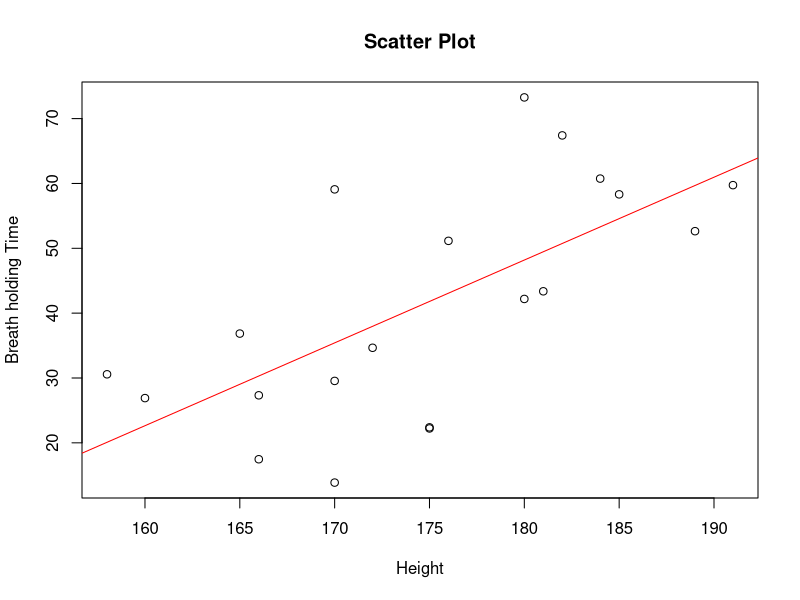
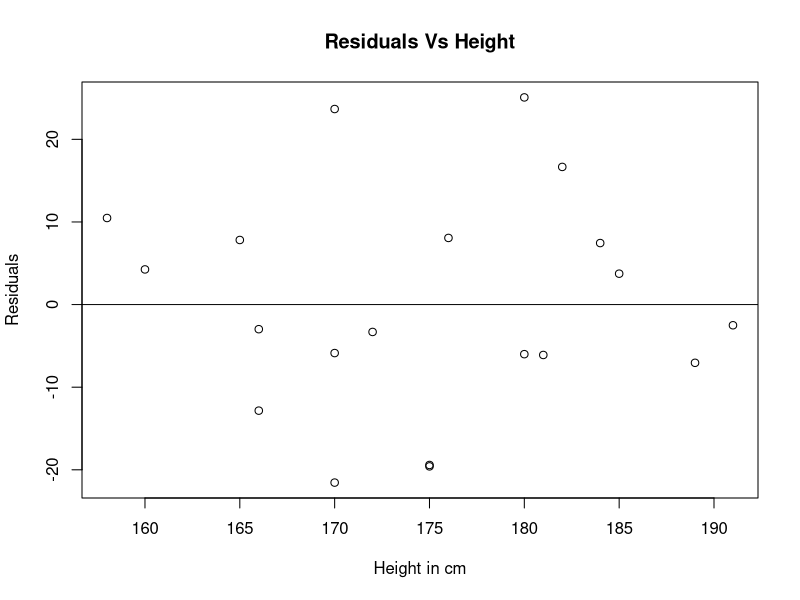
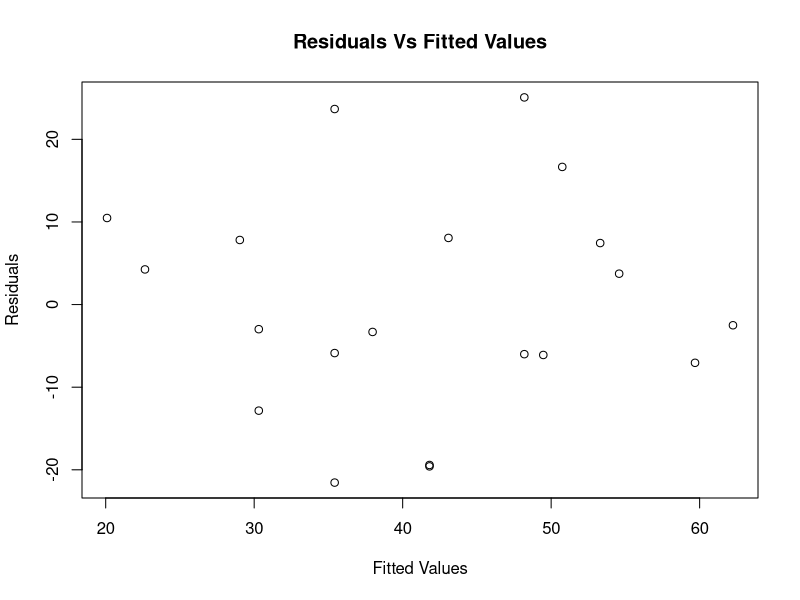
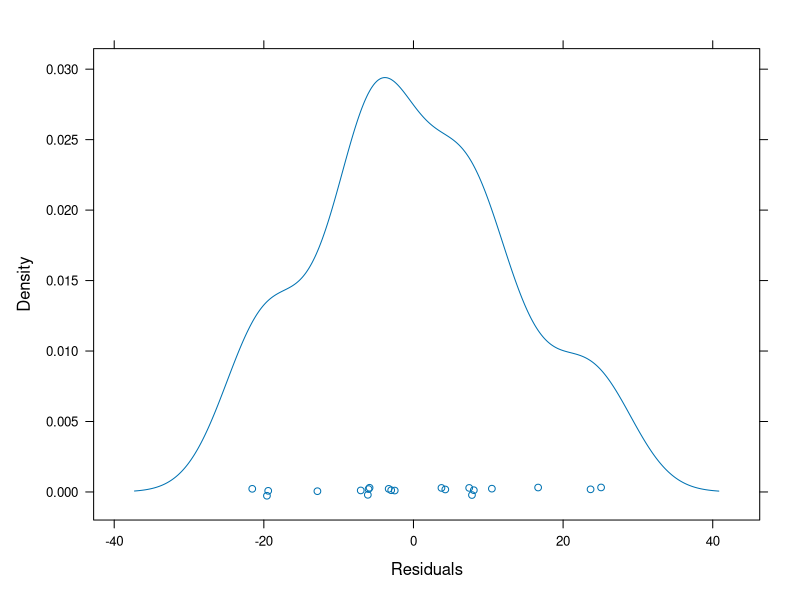

Write the R code that produced these figures, in order. (Note: this script raises an error after producing the figures.)
## Lecture 8 R codes

## Read data file into RStudio
breath = read.csv("M8Breath.csv")

## Calculate sample correlation coefficient

cor(breath$Height, breath$BreathHeld)

## Correlation test

cor.test(breath$Height, breath$BreathHeld)

##Simple linear regression

##Scatter plot and least square line

plot(breath$Height, breath$BreathHeld, xlab="Height", 
     ylab="Breath holding Time", main="Scatter Plot")
abline(lm(breath$BreathHeld ~ breath$Height), col="red")

## Estimate least square line

bhh =lm(BreathHeld ~ Height, data=breath) ##bhh is a name for the estimated model. You can use any name as you wish.
summary(bhh) ## Gives summary table of the estimated least square line

##Instead of giving a name you can directly write

lm(BreathHeld ~ Height, data=breath)
summary(lm(BreathHeld ~ Height, data=breath))

## Predict Y for a given value of X (here when X=160)

predict(bhh, newdata=data.frame(Height=160))

## Coefficient of variation. To find SSL and SSR

summary(aov(BreathHeld ~ Height, data=breath))

##Confidence and prediction interval for Y

## Confidence interval

predict(lm(BreathHeld~Height, data=breath), 
        newdata=data.frame(Height = 160), interval ="confidence")

##Prediction interval

predict(lm(BreathHeld~Height, data=breath), 
        newdata=data.frame(Height = 160), interval ="prediction")

## SLR - Residual plots

## First calculate residuals and save them in the data file

breath$Resid=resid (lm(BreathHeld ~ Height, data=breath))

## The plot Residuals Vs X (Height here)

plot(Resid ~ Height, data=breath, 
     main = "Residuals Vs Height", 
     xlab="Height in cm", ylab="Residuals")
abline(h=0)

## The plot Residuals Vs fitted values (or predicted values)

breath$Fitted=predict(lm(BreathHeld ~ Height, data=breath))

plot(Resid ~ Fitted, data=breath, xlab="Fitted Values",
     main = "Residuals Vs Fitted Values",  ylab="Residuals")

## Density plot of residuals

library(lattice)
densityplot(breath$Resid, xlab="Residuals")

## Normal probability plot of residuals

qmath(breath$Resid, xlab="Z", ylab="Residuals", main = "Normal Probability Plot")

## Least square line - Breath holding time and Sex

summary(lm(BreathHeld ~ Sex, data=breath))

## Multiple linear regression plot with a dummy variable

xyplot(BreathHeld ~ Height, data=breath, auto.key = TRUE,
       groups = Sex, type = c("p", "r"))

## Multiple linear regression estimation

lm(BreathHeld ~ Height+ Sex, data=breath)

summary(lm(BreathHeld ~ Height+ Sex, data=breath))

## You can give a name to the model and use it 

bhhh = lm(BreathHeld ~ Height+ Sex, data=breath)

summary(bhhh)

## Predict breath holding time for a male with height=162cm

predict(bhhh, newdata=data.frame(Height=162, Sex="Male"))

## Include interaction term (Height*Sex)

bhhsi = lm(BreathHeld ~ Height*Sex, data=breath)
summary(bhhsi)
